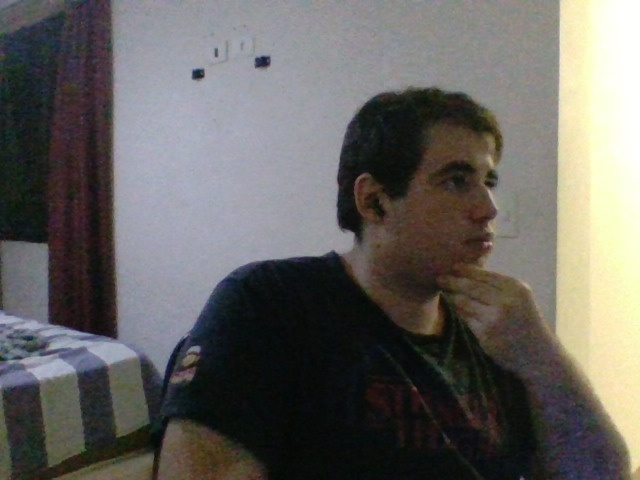
#> input picture source/Rostos/Em analise/imagem_capturada.jpg, 640 x 480 px, given in place of the camera
$ python take_and_analyze_a_picture.py
#> lines starting #> are read from the running program, lines starting #| are printed output that depends on the picture
import cv2
import os


def tirar_e_analisar_foto(save_path, image_name):
#> called with save_path = 'faces/analyzing', image_name = 'imagem_capturada.jpg'
    print("Tirando foto..."
          "\nCertifique-se de que a câmera está funcionando corretamente."
          "\nDeixe o rosto bem centralizado.")

    # Verifica se a pasta existe, caso contrário, cria
    if not os.path.exists(save_path):
        os.makedirs(save_path)

    # Carregar o classificador em cascata para detecção de rostos
    face_cascade = cv2.CascadeClassifier('models/haarcascade_frontalface_default.xml')

    if face_cascade.empty():
        print("Erro ao carregar o classificador em cascata.")

    # Abrir a webcam
    cap = cv2.VideoCapture(0)

    if not cap.isOpened():
        print("Erro ao acessar a câmera.")
        return None

    # Captura uma imagem
    ret, frame = cap.read()
#> frame is the input picture: shape (480, 640, 3); mean B, G, R 97, 100.3, 102.6

    # Verifica se a captura foi bem-sucedida
    if not ret:
        print("Não foi possível capturar a imagem.")
        cap.release()
        return None

    # Converter a imagem para escala de cinza e aplicar melhorias
    gray = cv2.cvtColor(frame, cv2.COLOR_BGR2GRAY)
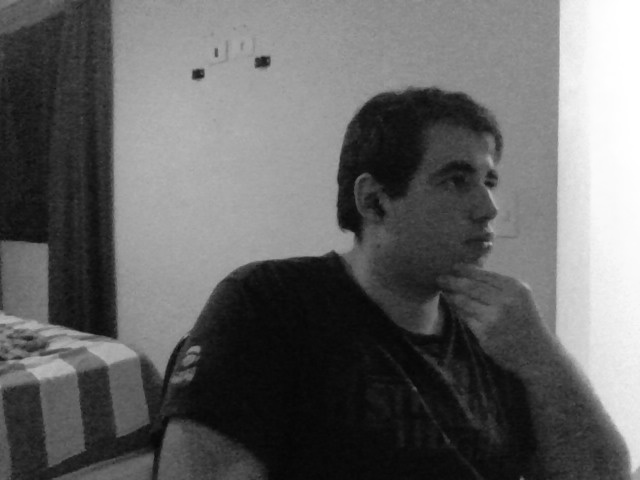
#> gray: shape (480, 640); min 4, max 255, mean 100.7
    gray = cv2.equalizeHist(gray)  # Equalização do histograma na imagem em escala de cinza
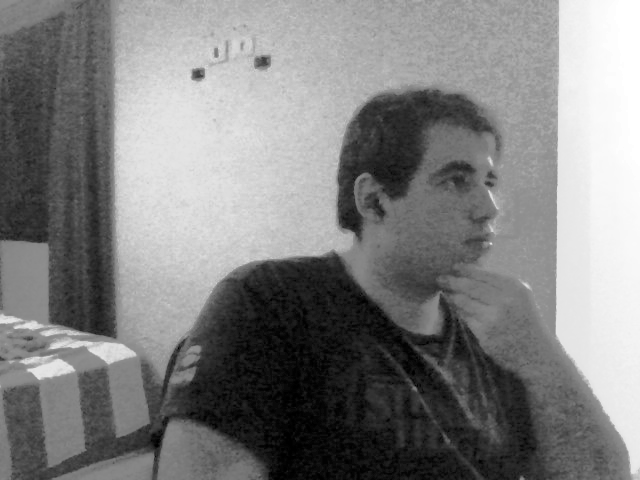
#> gray: shape (480, 640); min 0, max 255, mean 128.4
    frame = cv2.GaussianBlur(frame, (5, 5), 0)  # Aplicar suavização na imagem original

    # Detectar rostos na imagem
    # scaleFactor: Um valor mais baixo faz a detecção ser mais sensível a rostos de tamanhos diferentes. Tente
    # diminuir de 1.1 para algo como 1.05.
    # minNeighbors: Um valor menor aumenta a chance de detecção, mas pode gerar
    # mais falsos positivos. Tente reduzir de 5 para 3.
    faces = face_cascade.detectMultiScale(gray, scaleFactor=1.05, minNeighbors=4, minSize=(30, 30))  # PARAMETROS IMPORTANTES
#> faces = [[401, 122, 156, 156]]

    image_path = None  # Initialize image_path

    if len(faces) == 0:
        print("Nenhum rosto detectado.")
    else:
        print(f"{len(faces)} rosto(s) detectado(s).")
#| 1 rosto(s) detectado(s).
        # Desenhar retângulos ao redor dos rostos detectados
        for (x, y, w, h) in faces:
            cv2.rectangle(frame, (x, y), (x + w, y + h), (255, 0, 0), 2)
#> this loop made 1 pass
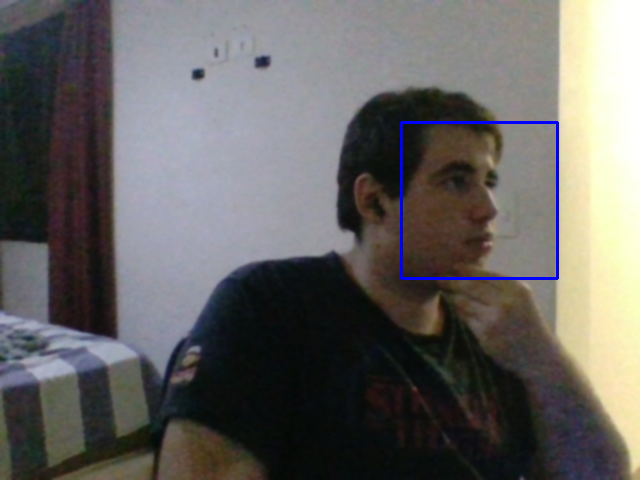
#> frame: shape (480, 640, 3); mean B, G, R 98.1, 99.8, 102.1

        # Mostrar a imagem com os rostos detectados
        cv2.imshow('faces Detectados', frame)

        # Salvar a imagem capturada na pasta especificada
        image_path = os.path.join(save_path, image_name)
        cv2.imwrite(image_path, frame)
        print(f"Imagem salva em: {image_path}")

    # Libera a webcam e fecha as janelas
    cap.release()
    cv2.destroyAllWindows()

    return image_path


tirar_e_analisar_foto('faces/analyzing', 'imagem_capturada.jpg')
